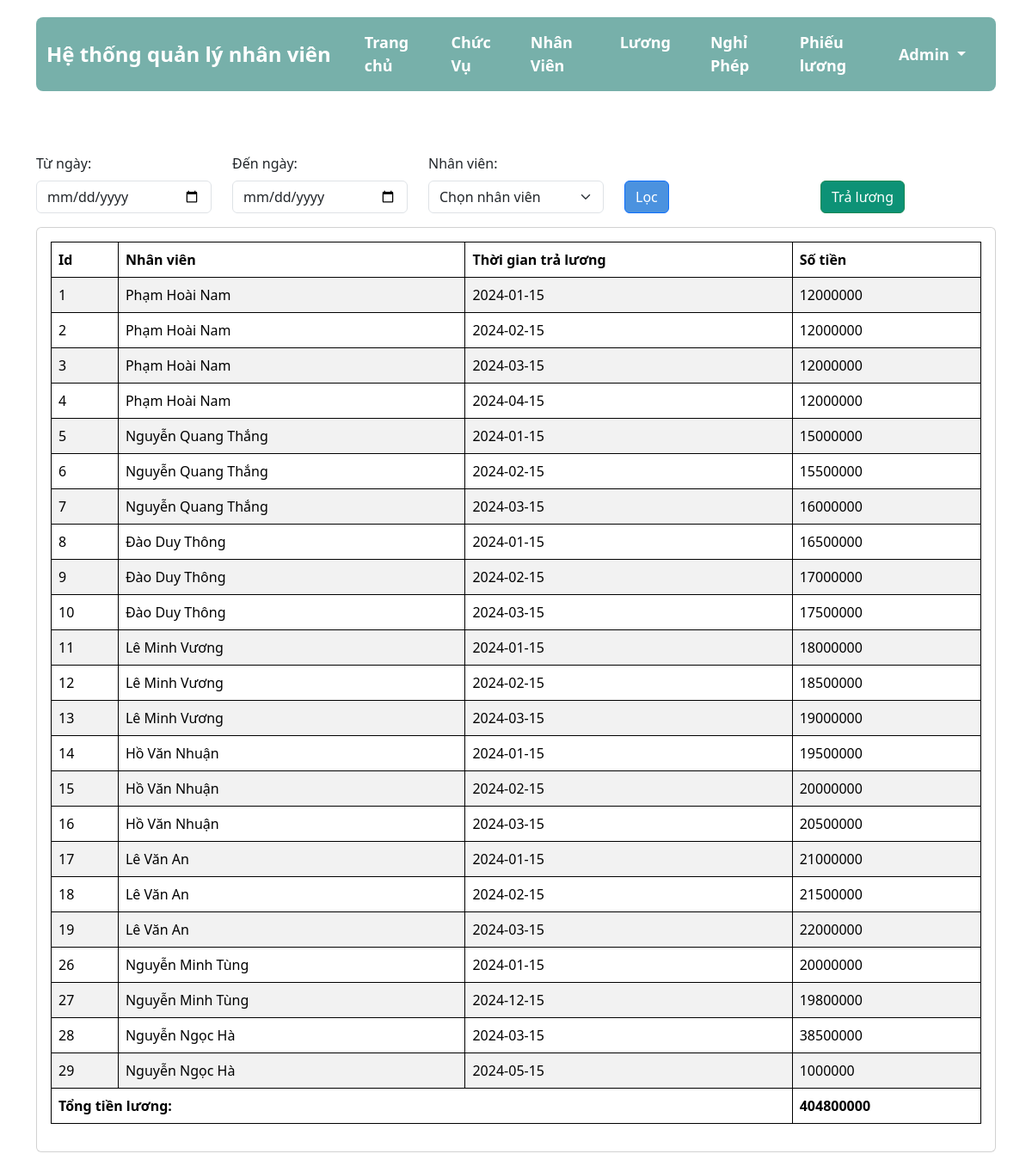
Screenshot of /income.php (signed in) with the database file from the repository.
### tables this page shows
CREATE TABLE `tra_luong_tbl` (
  `id` int(11) NOT NULL,
  `id_nv` int(11) NOT NULL,
  `thoi_gian` date NOT NULL,
  `so_tien` int(11) NOT NULL
);

CREATE TABLE `nhan_vien_tbl` (
  `id_nv` int(255) NOT NULL,
  `ten` varchar(255) NOT NULL,
  `ngay_sinh` varchar(255) NOT NULL,
  `gioi_tinh` varchar(255) NOT NULL,
  `so_dien_thoai` varchar(255) NOT NULL,
  `email` varchar(255) NOT NULL,
  `dia_chi` varchar(255) NOT NULL,
  `id_chuc_vu` int(11) NOT NULL,
  `ngay_vao_lam` date NOT NULL,
  `ngay_them` timestamp NOT NULL DEFAULT current_timestamp() ON UPDATE current_timestamp(),
  `anh` varchar(255) NOT NULL DEFAULT 'https://cdn-icons-png.flaticon.com/512/3541/3541871.png',
  `ngay_cap_nhat` date NOT NULL
);

### src/income.php (the view, shortened to what this page needs)
<?php
if (isset($_SESSION['username']) && isset($_SESSION['user_type']) && $_SESSION['logged_in']) {
    require_once ('connect.php');
    ?>
    <!DOCTYPE html>
    <html lang="en">
    <head>
        <link href="https://cdn.jsdelivr.net/npm/bootstrap@5.3.3/dist/css/bootstrap.min.css" rel="stylesheet">
        <link rel="stylesheet" href="https://cdn.jsdelivr.net/npm/bootstrap-icons@1.11.3/font/bootstrap-icons.min.css">
        <link rel="stylesheet" href="styles.css">
    </head>
    <body class="body">
        <div class="container">
            <nav class="navbar navbar-expand-lg">
                <div class="container-fluid">
                    <a class="navbar-brand" href="home.php">Hệ thống quản lý nhân viên</a>
                    <div class="collapse navbar-collapse" id="navbarNav">
                        <ul class="navbar-nav">
                            <li class="nav-item">
                                <a class="nav-link" href="home.php">Trang chủ</a>
                            </li>
                            <li class="nav-item">
                                <a class="nav-link" href="department.php">Chức Vụ</a>
                            </li>
                            <li class="nav-item">
                                <a class="nav-link" href="staff.php">Nhân Viên</a>
                            </li>
                            <li class="nav-item">
                                <a class="nav-link" href="salary.php">Lương</a>
                            </li>
                            <li class="nav-item">
                                <a class="nav-link" href="leave.php">Nghỉ Phép</a>
                            </li>
                            <li class="nav-item">
                                <a class="nav-link" href="income.php">Phiếu lương</a>
                            </li>
                        </ul>
                        <ul class="navbar-nav ml-auto">
                            <li class="nav-item dropdown">
                                <a class="nav-link dropdown-toggle" href="#" id="navbarDropdown" role="button"
                                    data-bs-toggle="dropdown" aria-expanded="false">
                                    Admin
                                </a>
                            </li>
                        </ul>
                    </div>
                </div>
            </nav>
            <div class="col py-3">
                <h1 class="titlepage"> Danh sách lương </h1>
                <form method="GET">
                    <div class="row mb-3">
                        <div class="col">
                            <label for="timeStart" class="form-label">Từ ngày:</label>
                            <input type="date" class="form-control" id="timeStart" name="time_start">
                        </div>
                        <div class="col">
                            <label for="timeEnd" class="form-label">Đến ngày:</label>
                            <input type="date" class="form-control" id="timeEnd" name="time_end">
                        </div>
                        <div class="col">
                            <label for="employeeSelect" class="form-label">Nhân viên:</label>
                            <select class="form-select" id="employeeSelect" name="employee">
                                <option value="">Chọn nhân viên</option>
                            </select>
                        </div>
                        <div class="col align-self-end">
                            <button type="submit" class="btn btn-primary">Lọc</button>
                        </div>
                        <div class="col align-self-end">
                            <a href="add_income.php" class="btn btn-success">Trả lương</a>
                        </div>
                    </div>
                </form>
                <div class="card">
                    <div class="card-body">
                        <table id="salary_table" class="table table-striped table-hover">
                            <thead>
                                <tr>
                                    <th scope="col">Id</th>
                                    <th scope="col">Nhân viên</th>
                                    <th scope="col">Thời gian trả lương</th>
                                    <th scope="col">Số tiền</th>
                                </tr>
                            </thead>
                            <tbody>
                                <?php
                                $query = "SELECT tra_luong_tbl.id, nhan_vien_tbl.ten, tra_luong_tbl.thoi_gian, tra_luong_tbl.so_tien FROM tra_luong_tbl INNER JOIN nhan_vien_tbl ON tra_luong_tbl.id_nv = nhan_vien_tbl.id_nv";
                                $sum = 0;
                                $result = $sql_connect->query($query);
                                if ($result->num_rows > 0) {
                                    while ($row = $result->fetch_assoc()) {
                                        echo "<tr>
                                        <td>" . $row['id'] . "</td>
                                        <td>" . $row['ten'] . "</td>
                                        <td>" . $row['thoi_gian'] . "</td>
                                        <td>" . $row['so_tien'] . "</td>
                                        </tr>";
                                        $sum += $row['so_tien'];
                                    }
                                    echo "<tr>
                                    <td colspan='3'><strong>Tổng tiền lương:</strong></td>
                                    <td><strong>" . $sum . "</strong></td>
                                    </tr>";
                                } else {
                                    echo "<tr>
                                    <td colspan='4'>Không có dữ liệu</td>
                                    </tr>";
                                }
                                ?>
                            </tbody>
                        </table>
                    </div>
                </div>
            </div>
        </div>
    </body>
    </html>
    <?php
} else {
    header("Location: error.html");
    exit();
}
?>

### src/styles.css (style rules this page uses)
.navbar { background-color: #77B0AA; color: #fff; font-size: large !important; font-weight: bold !important; border-radius: 0.5rem; }
.navbar-brand { font-size: 24px; color: #fff; font-weight: bold !important; }
.navbar-nav { margin-right: auto !important; margin-left: auto !important; }
.nav-item { padding: 0 15px; }
.nav-link { color: #fff; }
.container { margin-top: 20px; }
.btn-success { background-color: #0D9276; color: #fff; }
.btn-primary { background-color: #4b92df; }
.body { background-image: url("https://i.imgur.com/ExiWlK8.jpeg"); background-position: bottom center; background-repeat: no-repeat; background-size: cover; background-attachment: fixed; }
.table { background-color: rgb(1, 1, 1, 0.2) !important; color: aliceblue !important; margin-top: 0rem !important; background-color: transparent !important; }
.table, th, td { border: 1px solid black; }
.titlepage { color: white; }

### rows the page displays
tra_luong_tbl: id "1", id_nv.ten "Phạm Hoài Nam", thoi_gian "2024-01-15", so_tien "12000000"
tra_luong_tbl: id "2", id_nv.ten "Phạm Hoài Nam", thoi_gian "2024-02-15", so_tien "12000000"
tra_luong_tbl: id "3", id_nv.ten "Phạm Hoài Nam", thoi_gian "2024-03-15", so_tien "12000000"
tra_luong_tbl: id "4", id_nv.ten "Phạm Hoài Nam", thoi_gian "2024-04-15", so_tien "12000000"
tra_luong_tbl: id "5", id_nv.ten "Nguyễn Quang Thắng", thoi_gian "2024-01-15", so_tien "15000000"
tra_luong_tbl: id "6", id_nv.ten "Nguyễn Quang Thắng", thoi_gian "2024-02-15", so_tien "15500000"
tra_luong_tbl: id "7", id_nv.ten "Nguyễn Quang Thắng", thoi_gian "2024-03-15", so_tien "16000000"
tra_luong_tbl: id "8", id_nv.ten "Đào Duy Thông", thoi_gian "2024-01-15", so_tien "16500000"
tra_luong_tbl: id "9", id_nv.ten "Đào Duy Thông", thoi_gian "2024-02-15", so_tien "17000000"
tra_luong_tbl: id "10", id_nv.ten "Đào Duy Thông", thoi_gian "2024-03-15", so_tien "17500000"
tra_luong_tbl: id "11", id_nv.ten "Lê Minh Vương", thoi_gian "2024-01-15", so_tien "18000000"
tra_luong_tbl: id "12", id_nv.ten "Lê Minh Vương", thoi_gian "2024-02-15", so_tien "18500000"
tra_luong_tbl: id "13", id_nv.ten "Lê Minh Vương", thoi_gian "2024-03-15", so_tien "19000000"
tra_luong_tbl: id "14", id_nv.ten "Hồ Văn Nhuận", thoi_gian "2024-01-15", so_tien "19500000"
tra_luong_tbl: id "15", id_nv.ten "Hồ Văn Nhuận", thoi_gian "2024-02-15", so_tien "20000000"
tra_luong_tbl: id "16", id_nv.ten "Hồ Văn Nhuận", thoi_gian "2024-03-15", so_tien "20500000"
tra_luong_tbl: id "17", id_nv.ten "Lê Văn An", thoi_gian "2024-01-15", so_tien "21000000"
tra_luong_tbl: id "18", id_nv.ten "Lê Văn An", thoi_gian "2024-02-15", so_tien "21500000"
tra_luong_tbl: id "19", id_nv.ten "Lê Văn An", thoi_gian "2024-03-15", so_tien "22000000"
tra_luong_tbl: id "26", id_nv.ten "Nguyễn Minh Tùng", thoi_gian "2024-01-15", so_tien "20000000"
tra_luong_tbl: id "27", id_nv.ten "Nguyễn Minh Tùng", thoi_gian "2024-12-15", so_tien "19800000"
tra_luong_tbl: id "28", id_nv.ten "Nguyễn Ngọc Hà", thoi_gian "2024-03-15", so_tien "38500000"
tra_luong_tbl: id "29", id_nv.ten "Nguyễn Ngọc Hà", thoi_gian "2024-05-15", so_tien "1000000"

### other values shown
$sum "404800000"
